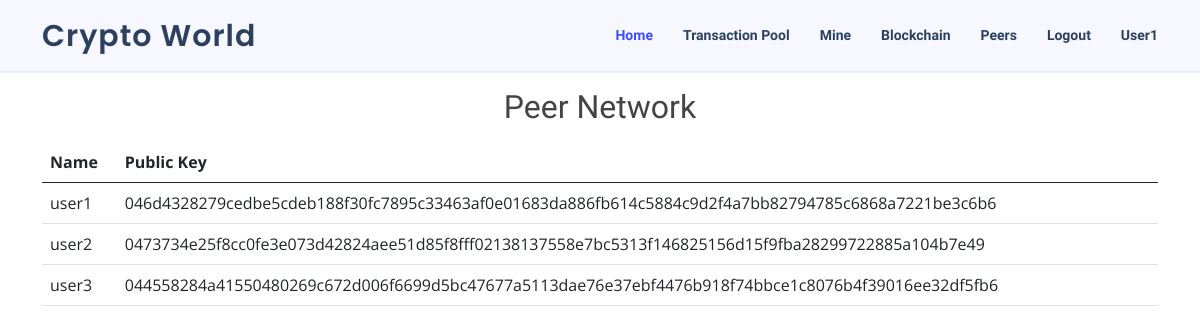
Page /peers (signed in) on the committed database.
### webapp/models.py (models this page shows, shortened)
class User(db.Model, UserMixin):
	userid = db.Column(db.Integer, primary_key=True)
	username = db.Column(db.String(20), unique=True, nullable=False)
	usermail = db.Column(db.String(50), unique=True, nullable=False)
	userpwd = db.Column(db.String(50), nullable=False)
	userbal = db.Column(db.Float, nullable=False)
	usersk = db.Column(db.String(50), nullable=False)
	uservk = db.Column(db.String(50), nullable=False)
	activity = db.relationship('Transaction_history', backref='author', lazy=True)

### webapp/routes.py (the view)
@app.route('/peers')
@login_required
def peers():
	return render_template('peers.html', User=User)

### webapp/models.py (called while the page is built)
@login_manager.user_loader
def load_user(user_id):
	return User.query.get(int(user_id))

### webapp/templates/peers.html (shortened to what this page needs)
{% extends 'layout.html' %}
{% block contentaccount %}
<p >
  <center><h2>Peer Network</h2></center>
</p>
  <div class="container" data-aos="fade-up">
    <table class="table table-hover">
      <thead>
        <tr>
          <th scope="col">Name</th>
          <th scope="col">Public Key</th>
        </tr>
      </thead>
      <tbody>
        {% for usr in User.query.all() %}
        <tr>
          <td>{{ usr.username }}</td>
          <td>{{ usr.uservk }}</td>
        </tr>
        {% endfor %}
      </tbody>
    </table>
</div>
{% endblock %}

### webapp/templates/layout.html (shortened to what this page needs)
<!DOCTYPE html>
<html lang="en">
<head>
  <link href="static/vendor/aos/aos.css" rel="stylesheet">
  <link href="static/vendor/bootstrap/css/bootstrap.min.css" rel="stylesheet">
  <link href="static/vendor/bootstrap-icons/bootstrap-icons.css" rel="stylesheet">
  <link href="static/vendor/boxicons/css/boxicons.min.css" rel="stylesheet">
  <link href="static/vendor/glightbox/css/glightbox.min.css" rel="stylesheet">
  <link href="static/vendor/swiper/swiper-bundle.min.css" rel="stylesheet">
  <link href="static/css/style.css" rel="stylesheet">
  <link href="/static/css/features.css" rel="stylesheet">
</head>
<body>
  <header id="header" class="fixed-top">
    <div class="container d-flex align-items-center justify-content-between">
      <h1 class="logo"><a>Crypto World</a></h1>
      <nav id="navbar" class="navbar">
        <ul>
          {% if not current_user.is_authenticated %}
          <li><a class="nav-link scrollto active" href="/">Home</a></li>
          <li><a class="nav-link scrollto" href="#about">About  </a></li>
          <li><a class="nav-link scrollto" href="#">GitHub</a></li>
          <li>
            <a class="nav-item nav-link" href="/login">Login</a>
          </li>
          <li><a class="nav-item nav-link" href="/signup">SignUp</a></li>
          {% else %}
          <li><a class="nav-link scrollto active" href="/account">Home</a></li>
          <li><a class="nav-item nav-link" href="/transaction_pool">Transaction Pool</a></li>
          <li><a class="nav-item nav-link" href="/mine">Mine</a></li>
          <li><a class="nav-item nav-link" href="/viewbc">Blockchain</a></li>
          <li><a class="nav-item nav-link" href="/peers">Peers</a></li>
          <li><a class="nav-item nav-link" href="/logout">Logout</a></li>
          <li><a class="nav-item nav-link" >{{ current_user.username | capitalize }}</a></li>
          {% endif %}
        </ul>
      </nav>
    </div>
  </header>
  {% if not current_user.is_authenticated %}
    {% block contentblock %}
    {% endblock %}
  <main id="main">
  {% block aboutblock %}
  {% endblock %}
  <div id="preloader"></div>
  <a href="#" class="back-to-top d-flex align-items-center justify-content-center"><i class="bi bi-arrow-up-short"></i></a>
  {% else %}
    {% block contentaccount %}
    {% endblock %}
  {% endif %}
</body>
</html>

### webapp/static/css/style.css (style rules this page uses)
body { font-family: "Open Sans", sans-serif; color: #444444; }
a { color: #3b4ef8; text-decoration: none; }
h1, h2, h3, h4, h5, h6 { font-family: "Krub", sans-serif; }
#header { background: #f6f7ff; border-bottom: 2px solid #eceefe; transition: all 0.5s; z-index: 997; padding: 15px 0; }
#header .logo { font-size: 30px; margin: 0; padding: 0; line-height: 1; font-weight: 600; letter-spacing: 1px; font-family: "Poppins", sans-serif; }
#header .logo a { color: #2d405f; }
.navbar { padding: 0; }
.navbar ul { margin: 0; padding: 0; display: flex; list-style: none; align-items: center; }
.navbar li { position: relative; }
.navbar a, .navbar a:focus { display: flex; align-items: center; justify-content: space-between; padding: 10px 0 10px 30px; font-family: "Krub", sans-serif; font-size: 14px; font-weight: 600; color: #2d405f; white-space: nowrap; transition: 0.3s; }
.navbar a:hover, .navbar .active, .navbar .active:focus, .navbar li:hover > a { color: #3b4ef8; }

### rows in the picture
User: username "User1", username "user1", uservk "046d4328279cedbe5cdeb188f30fc7895c33463af0e01683da886fb614c5884c9d2f4a7bb82794785c6868a7221be3c6b6"
User: username "user2", uservk "0473734e25f8cc0fe3e073d42824aee51d85f8fff02138137558e7bc5313f146825156d15f9fba28299722885a104b7e49"
User: username "user3", uservk "044558284a41550480269c672d006f6699d5bc47677a5113dae76e37ebf4476b918f74bbce1c8076b4f39016ee32df5fb6"
